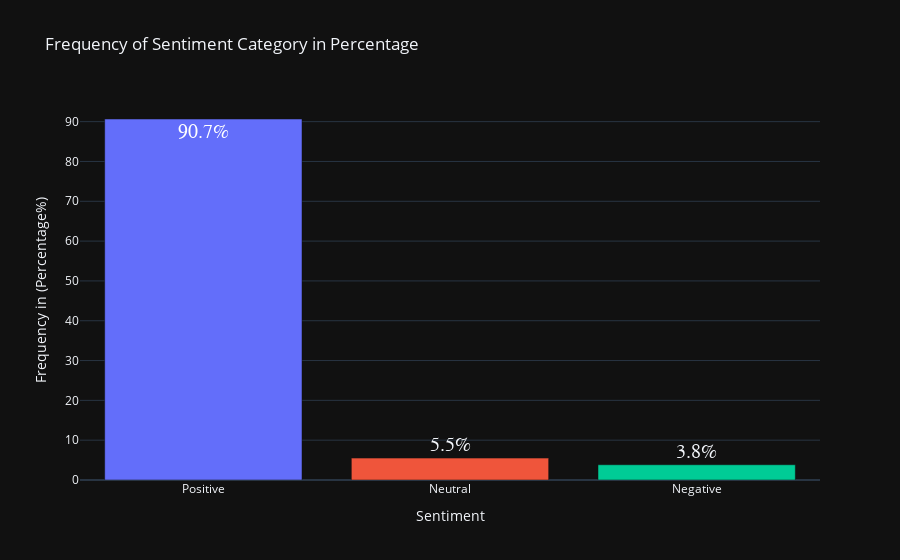

The code cell stored with this chart in its notebook:
### Code cell
from plotly.offline import iplot
import plotly.express as px

# Get the value counts for the 'Sentiment' column
category = df["Sentiment"].value_counts()

# Create a bar plot for the sentiment category frequency in percentage
fig = px.bar(category, 
             x=category.index,  # Sentiment categories (e.g., Positive, Negative)
             y=(category / sum(category)) * 100,  # Percentage
             color=category.index,  # Color by sentiment category
             labels={"y": "Frequency in (Percentage%)", "category": "Category"},
             title="Frequency of Sentiment Category in Percentage",
             text=category.apply(lambda x: f'{(x / sum(category)) * 100:.1f}%'),
             template="plotly_dark"
            )

# Customize the layout
fig.update_layout(showlegend=False)

# Customize the font for the text labels
fig.update_traces(
    textfont={
        "family": "consolas",
        "size": 20,        
    }
)

# Display the plot
iplot(fig)

### Figure 1 — Plotly figure (JSON) as saved in the notebook; plotly's stock layout.template omitted (floating-point values rounded to 4 significant figures)
{"data": [{"alignmentgroup": "True", "hovertemplate": "Sentiment=%{x}<br>Frequency in (Percentage%)=%{y}<br>text=%{text}<extra></extra>", "legendgroup": "Positive", "marker": {"color": "#636efa", "pattern": {"shape": ""}}, "name": "Positive", "offsetgroup": "Positive", "orientation": "v", "showlegend": true, "text": ["90.7%"], "textfont": {"family": "consolas", "size": 20}, "textposition": "auto", "type": "bar", "x": ["Positive"], "xaxis": "x", "y": [90.67], "yaxis": "y"}, {"alignmentgroup": "True", "hovertemplate": "Sentiment=%{x}<br>Frequency in (Percentage%)=%{y}<br>text=%{text}<extra></extra>", "legendgroup": "Neutral", "marker": {"color": "#EF553B", "pattern": {"shape": ""}}, "name": "Neutral", "offsetgroup": "Neutral", "orientation": "v", "showlegend": true, "text": ["5.5%"], "textfont": {"family": "consolas", "size": 20}, "textposition": "auto", "type": "bar", "x": ["Neutral"], "xaxis": "x", "y": [5.5], "yaxis": "y"}, {"alignmentgroup": "True", "hovertemplate": "Sentiment=%{x}<br>Frequency in (Percentage%)=%{y}<br>text=%{text}<extra></extra>", "legendgroup": "Negative", "marker": {"color": "#00cc96", "pattern": {"shape": ""}}, "name": "Negative", "offsetgroup": "Negative", "orientation": "v", "showlegend": true, "text": ["3.8%"], "textfont": {"family": "consolas", "size": 20}, "textposition": "auto", "type": "bar", "x": ["Negative"], "xaxis": "x", "y": [3.833], "yaxis": "y"}], "layout": {"barmode": "relative", "legend": {"title": {"text": "Sentiment"}, "tracegroupgap": 0}, "showlegend": false, "title": {"text": "Frequency of Sentiment Category in Percentage"}, "xaxis": {"anchor": "y", "categoryarray": ["Positive", "Neutral", "Negative"], "categoryorder": "array", "domain": [0, 1], "title": {"text": "Sentiment"}}, "yaxis": {"anchor": "x", "domain": [0, 1], "title": {"text": "Frequency in (Percentage%)"}}}}
